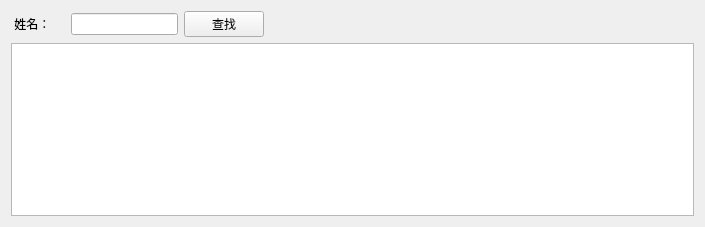
<?xml version="1.0" encoding="UTF-8"?>
<ui version="4.0">
 <class>seekperson</class>
 <widget class="QWidget" name="seekperson">
  <property name="geometry">
   <rect>
    <x>0</x>
    <y>0</y>
    <width>705</width>
    <height>227</height>
   </rect>
  </property>
  <property name="windowTitle">
   <string>Form</string>
  </property>
  <layout class="QGridLayout" name="gridLayout">
   <item row="0" column="0">
    <layout class="QVBoxLayout" name="verticalLayout">
     <item>
      <layout class="QHBoxLayout" name="horizontalLayout" stretch="1,2,0,8">
       <item>
        <widget class="QLabel" name="label">
         <property name="styleSheet">
          <string notr="true">font: 14pt &quot;Arial&quot;;</string>
         </property>
         <property name="text">
          <string> 姓名：</string>
         </property>
        </widget>
       </item>
       <item>
        <widget class="QLineEdit" name="lineEdit"/>
       </item>
       <item>
        <widget class="QPushButton" name="seek">
         <property name="text">
          <string>查找</string>
         </property>
        </widget>
       </item>
       <item>
        <spacer name="horizontalSpacer">
         <property name="orientation">
          <enum>Qt::Horizontal</enum>
         </property>
         <property name="sizeHint" stdset="0">
          <size>
           <width>60</width>
           <height>20</height>
          </size>
         </property>
        </spacer>
       </item>
      </layout>
     </item>
     <item>
      <widget class="QTableView" name="tableView"/>
     </item>
    </layout>
   </item>
  </layout>
 </widget>
 <resources/>
 <connections/>
</ui>
